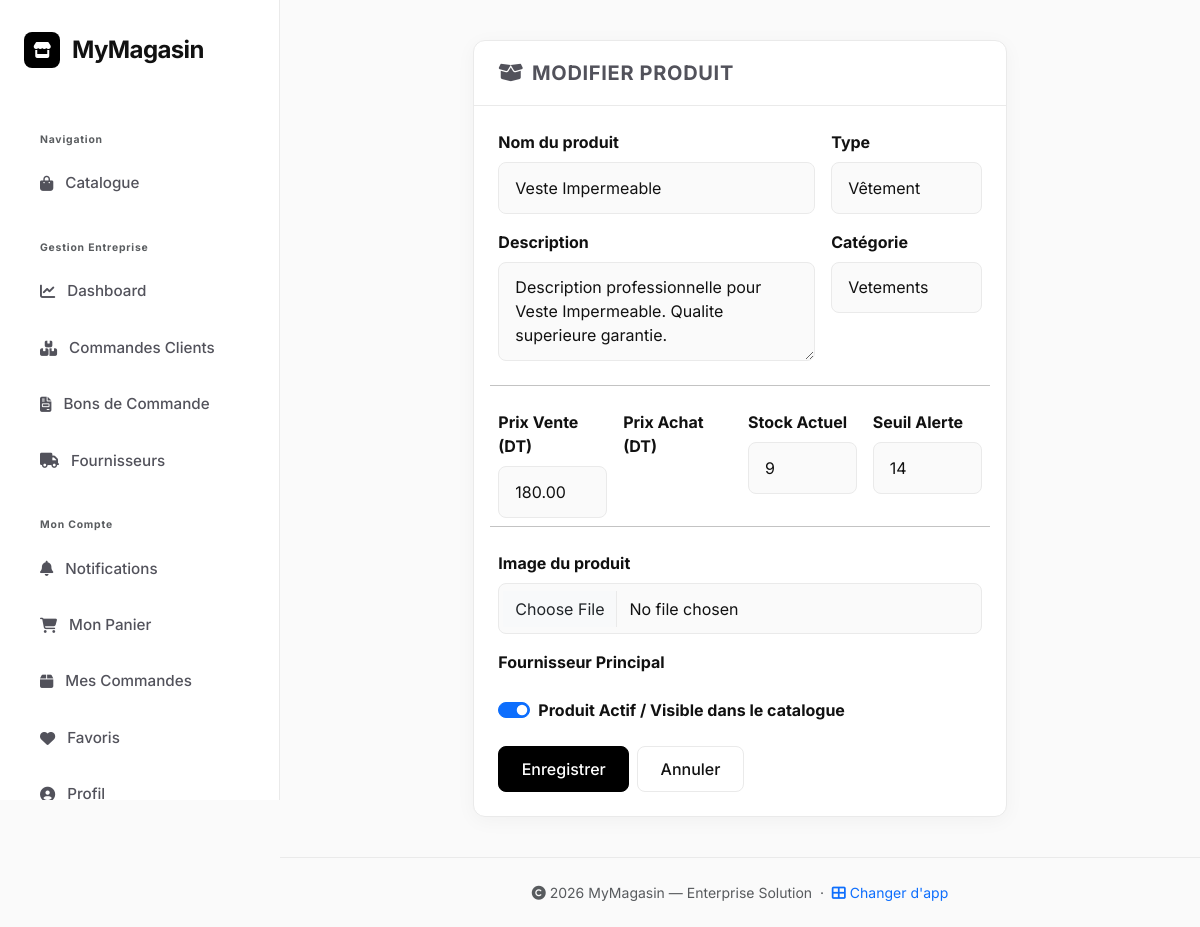
Page /magasin/produit/144/edit/ (signed in) on the committed database.
### magasin/models.py (models this page shows, shortened)
class Produit(models.Model):
    TYPE_CHOICES = [
        ('em', 'Électroménager'),
        ('el', 'Électronique'),
        ('mo', 'Mobilier'),
        ('ve', 'Vêtement'),
        ('ou', 'Outillage'),
        ('al', 'Alimentation'),
        ('au', 'Autre'),
    ]
    type          = models.CharField(max_length=2, choices=TYPE_CHOICES)
    libelle       = models.CharField(max_length=100)
    description   = models.TextField()
    prix          = models.DecimalField(max_digits=10, decimal_places=2)
    prix_achat    = models.DecimalField(max_digits=10, decimal_places=2, default=0.00)
    stock         = models.PositiveIntegerField(default=0)
    stock_minimum = models.PositiveIntegerField(default=5, verbose_name="Stock minimum (alerte)")
    is_active     = models.BooleanField(default=True, verbose_name="Actif")
    categorie     = models.ForeignKey(Categorie,   on_delete=models.PROTECT)
    image         = models.ImageField(upload_to='produits/', blank=True, null=True)
    fournisseurs  = models.ManyToManyField(Fournisseur, through='ProduitFournisseur', related_name='produits_proposes')
    class Meta:
        verbose_name        = 'Produit'
        verbose_name_plural = 'Produits'
        ordering            = ['libelle']

### magasin/views.py (the view)
# urls.py: path('produit/<int:pk>/edit/', views.produit_edit, name='produit_edit'),
@employe_required
def produit_edit(request, pk):
    product = get_object_or_404(Produit, pk=pk)
    form = ProduitForm(request.POST or None, request.FILES or None, instance=product)
    if request.method == 'POST' and form.is_valid():
        form.save()
        messages.success(request, f"Produit '{product.libelle}' mis à jour.")
        return redirect('detail', pk=pk)
    return render(request, 'magasin/produit_form.html', {'form': form, 'title': 'Modifier Produit'})

### magasin/models.py (called while the page is built)
    def __str__(self):
        return self.name

### magasin/templates/magasin/produit_form.html (shortened to what this page needs)
{% extends 'magasin/base.html' %}
{% block content %}
<div class="fade-in">
    <div class="row justify-content-center">
        <div class="col-md-10 col-lg-8">
            <div class="card shadow-sm border-0">
                <div class="card-header bg-dark text-white py-3">
                    <h5 class="mb-0 fw-bold"><i class="fas fa-box-open me-2"></i>{{ title }}</h5>
                </div>
                <div class="card-body p-4">
                    <form method="post" enctype="multipart/form-data">
                        <div class="row g-3">
                            <div class="col-md-8">
                                <div class="mb-3">
                                    <label class="form-label fw-bold">Nom du produit</label>
                                    {{ form.libelle }}
                                </div>
                                <div class="mb-3">
                                    <label class="form-label fw-bold">Description</label>
                                    {{ form.description }}
                                </div>
                            </div>
                            <div class="col-md-4">
                                <div class="mb-3">
                                    <label class="form-label fw-bold">Type</label>
                                    {{ form.type }}
                                </div>
                                <div class="mb-3">
                                    <label class="form-label fw-bold">Catégorie</label>
                                    {{ form.categorie }}
                                </div>
                            </div>
                            <hr class="my-2 opacity-10">
                            <div class="col-md-3">
                                <label class="form-label fw-bold">Prix Vente (DT)</label>
                                {{ form.prix }}
                            </div>
                            <div class="col-md-3">
                                <label class="form-label fw-bold">Prix Achat (DT)</label>
                            </div>
                            <div class="col-md-3">
                                <label class="form-label fw-bold">Stock Actuel</label>
                                {{ form.stock }}
                            </div>
                            <div class="col-md-3">
                                <label class="form-label fw-bold">Seuil Alerte</label>
                                {{ form.stock_minimum }}
                            </div>
                            <hr class="my-2 opacity-10">
                            <div class="col-md-12">
                                <div class="mb-3">
                                    <label class="form-label fw-bold">Image du produit</label>
                                    {{ form.image }}
                                </div>
                                <div class="mb-3">
                                    <label class="form-label fw-bold">Fournisseur Principal</label>
                                </div>
                                <div class="form-check form-switch mb-4">
                                    {{ form.is_active }}
                                    <label class="form-check-label fw-bold" for="{{ form.is_active.id_for_label }}">Produit Actif / Visible dans le catalogue</label>
                                </div>
                            </div>
                        </div>
                        <div class="d-flex gap-2">
                            <button type="submit" class="btn btn-primary px-5">Enregistrer</button>
                            <a href="{% url 'index' %}" class="btn btn-outline-secondary">Annuler</a>
                        </div>
                    </form>
                </div>
            </div>
        </div>
    </div>
</div>
{% endblock %}

### static/css/base_v2.css (style rules this page uses)
:root { --bg-body: #FAFAFA; --bg-surface: #FFFFFF; --sidebar-w: 280px; --accent: #000000; --accent-hover: #333333; --text-main: #111111; --text-muted: #52525B; --border: #EAEAEA; --shadow: 0 4px 20px rgba(0,0,0,0.04); --bs-danger: #06B6D4; --bs-danger-rgb: 6, 182, 212; --bs-primary: #000000; --bs-primary-rgb: 0, 0, 0; --navy: var(--accent); --navy-dark: var(--accent-hover); }
body.dashboard-body { font-family: 'Inter', sans-serif !important; background-color: var(--bg-body) !important; color: var(--text-main) !important; margin: 0 !important; padding: 0 !important; min-height: 100vh; box-sizing: border-box; background-image: none !important; }
.text-white { color: var(--bg-surface) !important; }
.btn-primary { background-color: var(--accent) !important; border-color: var(--accent) !important; color: var(--bg-surface) !important; font-weight: 600 !important; }
.btn-outline-secondary, .btn-outline-danger { border-color: var(--border) !important; color: var(--text-main) !important; background: transparent !important; }
.btn { border-radius: 8px !important; padding: 0.6rem 1.4rem !important; font-weight: 500 !important; transition: all 0.2s ease !important; box-shadow: none !important; display: inline-flex !important; align-items: center !important; gap: 0.5rem !important; }
.card { background: var(--bg-surface) !important; border: 1px solid var(--border) !important; border-radius: 12px !important; box-shadow: var(--shadow) !important; color: var(--text-main) !important; transition: transform 0.2s ease !important; overflow: hidden !important; display: flex !important; flex-direction: column !important; }
.card-header { background: transparent !important; border-bottom: 1px solid var(--border) !important; padding: 1.25rem 1.5rem !important; font-weight: 600 !important; text-transform: uppercase !important; letter-spacing: 0.05em !important; font-size: 0.85rem !important; color: var(--text-muted) !important; }
.card-body { padding: 1.5rem !important; flex-grow: 1 !important; }
.form-control, .form-select, .input-group-text { background: var(--bg-body) !important; border: 1px solid var(--border) !important; border-radius: 8px !important; padding: 0.8rem 1rem !important; color: var(--text-main) !important; font-family: 'Inter', sans-serif !important; }
.row { margin-left: -0.5rem !important; margin-right: -0.5rem !important; width: auto !important; }
.col, [class*="col-"] { padding-left: 0.5rem !important; padding-right: 0.5rem !important; }

### rows in the picture
Produit: libelle "Veste Impermeable", description "Description professionnelle pour Veste Impermeable. Qualite superieure garantie.", type "Vêtement", categorie "Vetements", prix "180.00", stock "9", stock_minimum "14", is_active "☑"

### other values in the picture
{{ title }} "MODIFIER PRODUIT"
